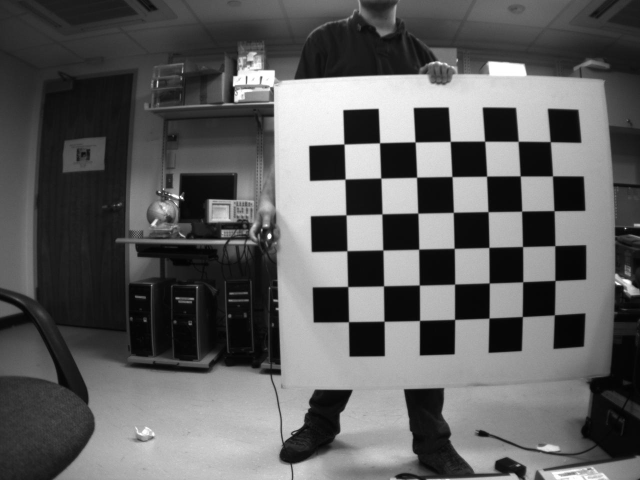
#> input picture Day3/ex3-1_stereo/Calibration/L/left01.png, 1280 x 960 px (shown at 1/2 size); its folder holds 5 pictures in this run
$ python ex3-1-2_camera_calibration_L.py
#> lines starting #> are read from the running program, lines starting #| are printed output that depends on the picture; after the words box and inside, x2 and y2 are one past the last pixel; in counts of white or black regions, pixels touching at a corner belong together
""" Camera calibration (left) """
import numpy as np
import cv2
import glob


""" Calculate camera parameters """
# termination criteria
criteria = (cv2.TERM_CRITERIA_EPS + cv2.TERM_CRITERIA_MAX_ITER, 30, 0.001)

# prepare object points, like (0, 0, 0), (1, 0, 0), (2, 0, 0) ...., (6, 5, 0)
objp = np.zeros((7*6, 3), np.float32)
objp[:, :2] = np.mgrid[0:7, 0:6].T.reshape(-1, 2)

# Arrays to store object points and image points from all the images.
objpoints = [] # 3d point in real world space
imgpoints = [] # 2d points in image plane.

images = glob.glob('./Calibration/L/*.png')

for fname in images:
    img = cv2.imread(fname)
#> img is the input picture: shape (960, 1280, 3); min 0, max 255, mean 93.2
    gray = cv2.cvtColor(img, cv2.COLOR_BGR2GRAY)

    # Find the chess board corners
    ret, corners = cv2.findChessboardCorners(gray, (7, 6), None)
#> ret = True; corners = 42 rows, first 8: [1109.6, 629.8], [1045.5, 633.4], [978.5, 636.5], [909.8, 639], [839.7, 641.1], [768.7, 643.1], [697.5, 643.6], [1110.6, 561.3]

    # If found, add object points, image points (after refining them)
    if ret:
        objpoints.append(objp)

        corners2 = cv2.cornerSubPix(gray, corners, (11, 11), (-1, -1), criteria)
#> corners2 = 42 rows, first 8: [1109.2, 630], [1045.1, 633.5], [978.5, 636.6], [909.7, 639.2], [839.6, 641.3], [768.5, 642.8], [697.5, 643.8], [1110.4, 561.3]
        imgpoints.append(corners2)

        # Draw and display the corners
        img = cv2.drawChessboardCorners(img, (7, 6), corners2, ret)
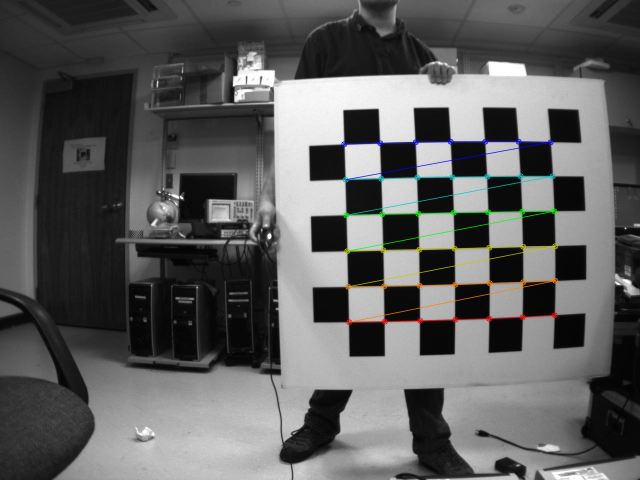
#> img: shape (960, 1280, 3) (shown at 1/2 size); 1.39% of pixels changed, all inside (x1, y1, x2, y2) = (682, 277, 1117, 651)
        cv2.imshow('img', img)
        cv2.waitKey(500)
#> pass 2 of the loop `for fname in images:`:
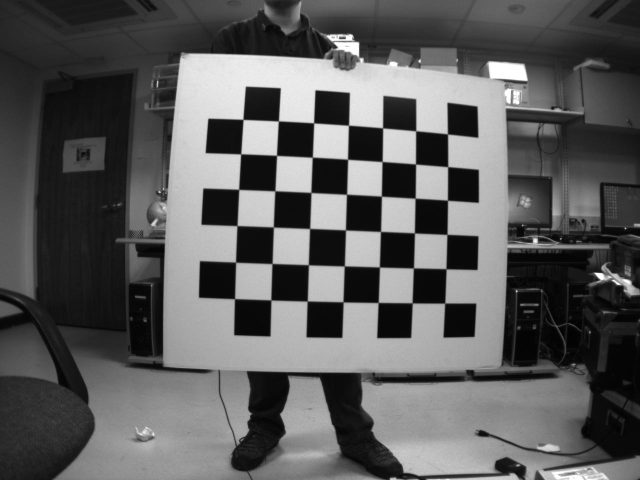
#> input picture Day3/ex3-1_stereo/Calibration/L/left02.png, 1280 x 960 px (shown at 1/2 size)
#> img is the input picture: shape (960, 1280, 3); min 0, max 255, mean 91.6
#> corners = 42 rows, first 8: [890, 606.8], [824.8, 606], [756.9, 605.3], [686.6, 604], [615, 602.4], [542.2, 600.1], [469.6, 597.6], [892.3, 537.9]
#> corners2 = 42 rows, first 8: [890, 606.6], [824.8, 606.2], [756.8, 605.4], [686.6, 604.2], [614.9, 602.5], [542.3, 600.4], [469.5, 597.7], [892.5, 537.9]
#> `img = cv2.drawChessboardCorners(img, (7, 6), corners2, ret)`:
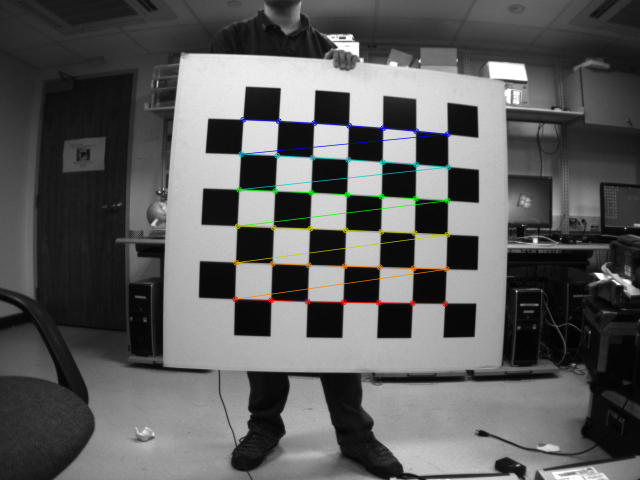
#> img: shape (960, 1280, 3) (shown at 1/2 size); 1.4% of pixels changed, all inside (x1, y1, x2, y2) = (464, 233, 903, 614)
#> pass 3 of the loop `for fname in images:`:
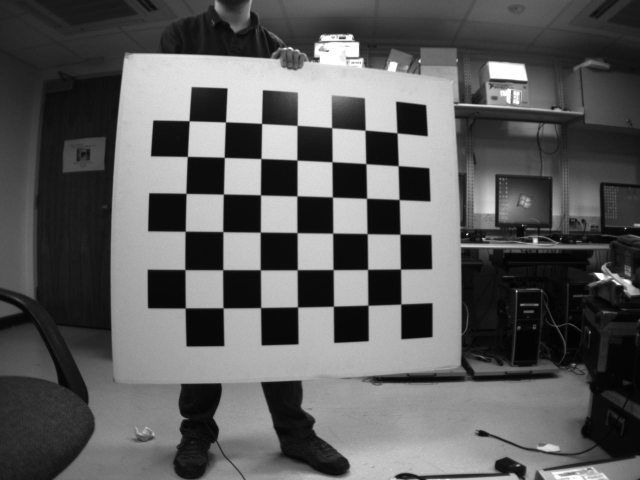
#> input picture Day3/ex3-1_stereo/Calibration/L/left03.png, 1280 x 960 px (shown at 1/2 size)
#> img is the input picture: shape (960, 1280, 3); min 0, max 255, mean 91.9
#> corners = 42 rows, first 8: [802.1, 608.3], [736.1, 610.6], [667.6, 612.7], [595.6, 614.1], [522, 615.5], [446.6, 616.1], [371.1, 616.1], [801.5, 538.4]
#> corners2 = 42 rows, first 8: [802.1, 608.5], [736.4, 610.8], [667.4, 612.7], [595.6, 614.4], [521.8, 615.5], [446.6, 616.2], [371, 616.4], [801.5, 538.6]
#> `img = cv2.drawChessboardCorners(img, (7, 6), corners2, ret)`:
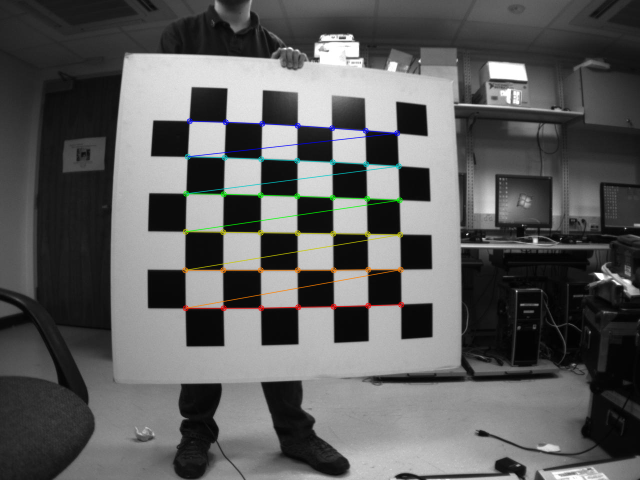
#> img: shape (960, 1280, 3) (shown at 1/2 size); 1.42% of pixels changed, all inside (x1, y1, x2, y2) = (364, 236, 809, 623)
#> the loop made 5 passes; the first 3 are shown

cv2.destroyAllWindows()


""" Calibration """
# mtx: camera matrix
# dist: distortion coefficients
# rvecs, tvecs: rotation, translation vectors
ret, mtx, dist, rvecs, tvecs = cv2.calibrateCamera(objpoints, imgpoints, gray.shape[::-1], None, None)
np.save("./ret_L", ret)
np.save("./mtx_L", mtx)
np.save("./dist_L", dist)
np.save("./rvecs_L", rvecs)
np.save("./tvecs_L", tvecs)
np.save("./FocalLength_L", mtx[0,0]/mtx[1,1])


""" Remove distortion from a sample image """
img = cv2.imread('./Calibration/L/left01.png')
h, w = img.shape[:2]
#> h = 960; w = 1280
newcameramtx, roi = cv2.getOptimalNewCameraMatrix(mtx, dist, (w, h), 1, (w, h))

dst = cv2.undistort(img, mtx, dist, None, newcameramtx)
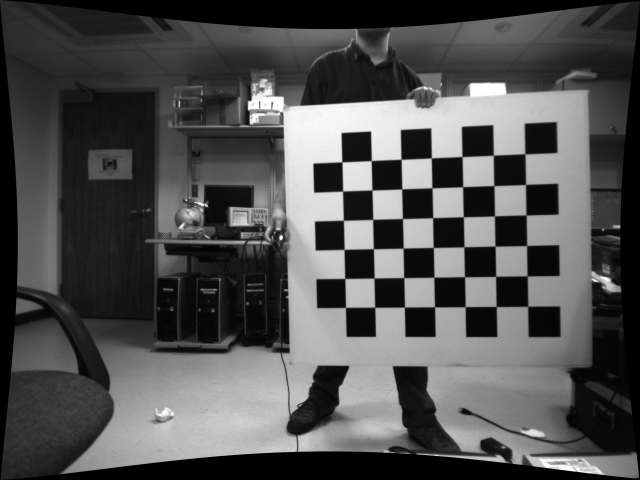
#> dst: shape (960, 1280, 3) (shown at 1/2 size); min 0, max 255, mean 80.4

x, y, w, h = roi
dst = dst[y:y+h, x:x+w]
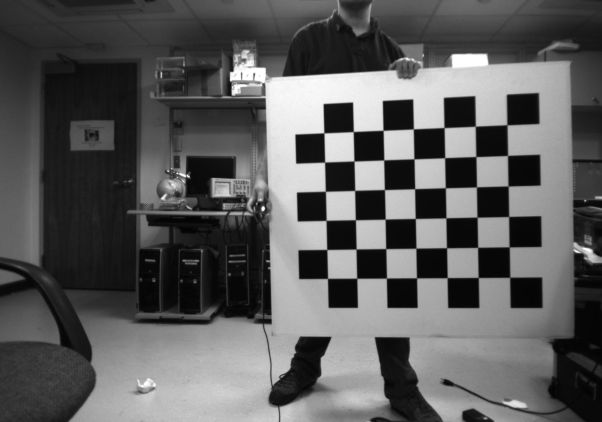
#> dst: shape (844, 1204, 3) (shown at 1/2 size); min 2, max 255, mean 91.5
cv2.imwrite('./Calibration_result_L.png', dst)
